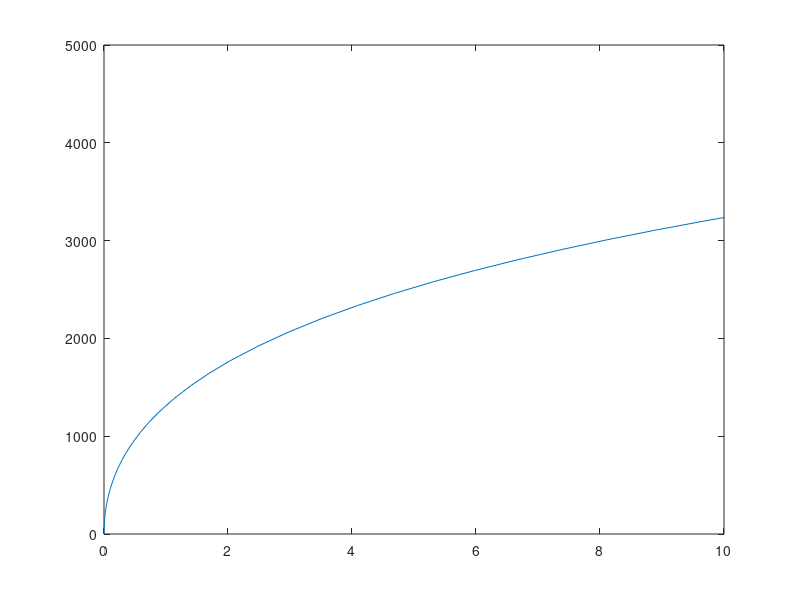

Write MATLAB code to recreate this figure.
clear
close all
clc

r_p = 0.4572/2;
A_p = pi*r_p^2;

m_p = 70;

p0 = 500*10^6;
T0 = 3000;
L_b = 10;

M = 0.002;
R = 8.3145/M;
g = 1.4;

a0 = sqrt(g*R*T0);

pfun = @(u) p0*(1 - (g-1)/2 * u/a0)^((2*g)/(g-1));

Afun = @(u) pfun(u)*A_p/m_p;

[t, v] = ode45(@(t,v) Afun(v), [0 0.01], 0);

r = cumtrapz(t, v);
a = gradient(v, t);

figure
plot(r, v)
xlim([0, L_b])
